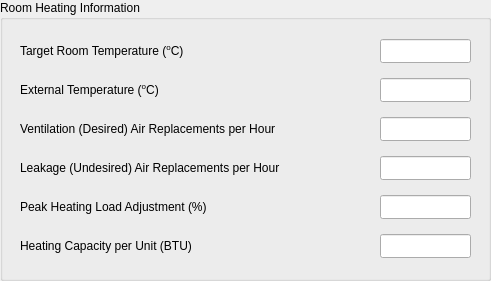
   <widget class="QGroupBox" name="heatinfoGroup">
    <property name="geometry">
     <rect>
      <x>510</x>
      <y>210</y>
      <width>491</width>
      <height>281</height>
     </rect>
    </property>
    <property name="minimumSize">
     <size>
      <width>491</width>
      <height>281</height>
     </size>
    </property>
    <property name="maximumSize">
     <size>
      <width>491</width>
      <height>281</height>
     </size>
    </property>
    <property name="title">
     <string>Room Heating Information</string>
    </property>
    <widget class="QWidget" name="layoutWidget">
     <property name="geometry">
      <rect>
       <x>10</x>
       <y>30</y>
       <width>471</width>
       <height>241</height>
      </rect>
     </property>
     <property name="minimumSize">
      <size>
       <width>471</width>
       <height>241</height>
      </size>
     </property>
     <property name="maximumSize">
      <size>
       <width>471</width>
       <height>241</height>
      </size>
     </property>
     <layout class="QGridLayout" name="gridLayout_6" columnstretch="1,0">
      <property name="leftMargin">
       <number>10</number>
      </property>
      <property name="rightMargin">
       <number>10</number>
      </property>
      <item row="1" column="0">
       <widget class="QLabel" name="externaltempLabel">
        <property name="minimumSize">
         <size>
          <width>354</width>
          <height>24</height>
         </size>
        </property>
        <property name="maximumSize">
         <size>
          <width>354</width>
          <height>24</height>
         </size>
        </property>
        <property name="text">
         <string>External Temperature (&lt;sup&gt;o&lt;/sup&gt;C)</string>
        </property>
       </widget>
      </item>
      <item row="1" column="1">
       <widget class="QLineEdit" name="externaltempLineEdit">
        <property name="minimumSize">
         <size>
          <width>91</width>
          <height>24</height>
         </size>
        </property>
        <property name="maximumSize">
         <size>
          <width>91</width>
          <height>24</height>
         </size>
        </property>
       </widget>
      </item>
      <item row="4" column="0">
       <widget class="QLabel" name="peakheatLabel">
        <property name="minimumSize">
         <size>
          <width>354</width>
          <height>24</height>
         </size>
        </property>
        <property name="maximumSize">
         <size>
          <width>354</width>
          <height>24</height>
         </size>
        </property>
        <property name="text">
         <string>Peak Heating Load Adjustment (%)</string>
        </property>
       </widget>
      </item>
      <item row="5" column="1">
       <widget class="QLineEdit" name="heatcapacityLineEdit">
        <property name="minimumSize">
         <size>
          <width>91</width>
          <height>24</height>
         </size>
        </property>
        <property name="maximumSize">
         <size>
          <width>91</width>
          <height>24</height>
         </size>
        </property>
       </widget>
      </item>
      <item row="0" column="1">
       <widget class="QLineEdit" name="targettempLineEdit">
        <property name="minimumSize">
         <size>
          <width>91</width>
          <height>24</height>
         </size>
        </property>
        <property name="maximumSize">
         <size>
          <width>91</width>
          <height>24</height>
         </size>
        </property>
       </widget>
      </item>
      <item row="3" column="1">
       <widget class="QLineEdit" name="leakageLineEdit">
        <property name="minimumSize">
         <size>
          <width>91</width>
          <height>24</height>
         </size>
        </property>
        <property name="maximumSize">
         <size>
          <width>91</width>
          <height>24</height>
         </size>
        </property>
       </widget>
      </item>
      <item row="0" column="0">
       <widget class="QLabel" name="targettempLabel">
        <property name="minimumSize">
         <size>
          <width>354</width>
          <height>24</height>
         </size>
        </property>
        <property name="maximumSize">
         <size>
          <width>354</width>
          <height>24</height>
         </size>
        </property>
        <property name="text">
         <string>Target Room Temperature (&lt;sup&gt;o&lt;/sup&gt;C)</string>
        </property>
       </widget>
      </item>
      <item row="2" column="1">
       <widget class="QLineEdit" name="ventilationLineEdit">
        <property name="minimumSize">
         <size>
          <width>91</width>
          <height>24</height>
         </size>
        </property>
        <property name="maximumSize">
         <size>
          <width>91</width>
          <height>24</height>
         </size>
        </property>
       </widget>
      </item>
      <item row="5" column="0">
       <widget class="QLabel" name="heatcapacityLabel">
        <property name="minimumSize">
         <size>
          <width>354</width>
          <height>24</height>
         </size>
        </property>
        <property name="maximumSize">
         <size>
          <width>354</width>
          <height>24</height>
         </size>
        </property>
        <property name="text">
         <string>Heating Capacity per Unit (BTU)</string>
        </property>
       </widget>
      </item>
      <item row="3" column="0">
       <widget class="QLabel" name="leakageLabel">
        <property name="minimumSize">
         <size>
          <width>354</width>
          <height>24</height>
         </size>
        </property>
        <property name="maximumSize">
         <size>
          <width>354</width>
          <height>24</height>
         </size>
        </property>
        <property name="text">
         <string>Leakage (Undesired) Air Replacements per Hour</string>
        </property>
       </widget>
      </item>
      <item row="4" column="1">
       <widget class="QLineEdit" name="peakheatLineEdit">
        <property name="minimumSize">
         <size>
          <width>91</width>
          <height>24</height>
         </size>
        </property>
        <property name="maximumSize">
         <size>
          <width>91</width>
          <height>24</height>
         </size>
        </property>
       </widget>
      </item>
      <item row="2" column="0">
       <widget class="QLabel" name="ventilationLabel">
        <property name="minimumSize">
         <size>
          <width>354</width>
          <height>24</height>
         </size>
        </property>
        <property name="maximumSize">
         <size>
          <width>354</width>
          <height>24</height>
         </size>
        </property>
        <property name="text">
         <string>Ventilation (Desired) Air Replacements per Hour</string>
        </property>
       </widget>
      </item>
     </layout>
    </widget>
   </widget>
